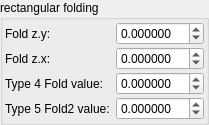
    <widget class="QGroupBox" name="groupBox_2">
     <property name="title">
      <string>rectangular folding</string>
     </property>
     <layout class="QVBoxLayout" name="verticalLayout_4">
      <property name="leftMargin">
       <number>2</number>
      </property>
      <property name="topMargin">
       <number>2</number>
      </property>
      <property name="rightMargin">
       <number>2</number>
      </property>
      <property name="bottomMargin">
       <number>2</number>
      </property>
      <item>
       <layout class="QGridLayout" name="gridLayout_2" columnstretch="0,2">
        <property name="verticalSpacing">
         <number>2</number>
        </property>
        <item row="1" column="1">
         <widget class="MyDoubleSpinBox" name="spinbox3_transf_addition_constant_111_x">
          <property name="sizePolicy">
           <sizepolicy hsizetype="Minimum" vsizetype="Maximum">
            <horstretch>0</horstretch>
            <verstretch>0</verstretch>
           </sizepolicy>
          </property>
          <property name="prefix">
           <string/>
          </property>
          <property name="decimals">
           <number>6</number>
          </property>
          <property name="minimum">
           <double>-99.989999999999995</double>
          </property>
          <property name="singleStep">
           <double>0.100000000000000</double>
          </property>
         </widget>
        </item>
        <item row="0" column="0">
         <widget class="QLabel" name="label_106">
          <property name="text">
           <string>Fold z.y:</string>
          </property>
         </widget>
        </item>
        <item row="1" column="0">
         <widget class="QLabel" name="label_105">
          <property name="text">
           <string>Fold z.x:</string>
          </property>
         </widget>
        </item>
        <item row="2" column="1">
         <widget class="MyDoubleSpinBox" name="spinbox_mandelbox_folding_value">
          <property name="sizePolicy">
           <sizepolicy hsizetype="Minimum" vsizetype="Maximum">
            <horstretch>0</horstretch>
            <verstretch>0</verstretch>
           </sizepolicy>
          </property>
          <property name="prefix">
           <string/>
          </property>
          <property name="decimals">
           <number>6</number>
          </property>
          <property name="minimum">
           <double>-99.989999999999995</double>
          </property>
          <property name="singleStep">
           <double>0.100000000000000</double>
          </property>
         </widget>
        </item>
        <item row="2" column="0">
         <widget class="QLabel" name="label_9">
          <property name="text">
           <string>Type 4 Fold value:</string>
          </property>
         </widget>
        </item>
        <item row="0" column="1">
         <widget class="MyDoubleSpinBox" name="spinbox3_transf_addition_constant_111_y">
          <property name="sizePolicy">
           <sizepolicy hsizetype="Minimum" vsizetype="Maximum">
            <horstretch>0</horstretch>
            <verstretch>0</verstretch>
           </sizepolicy>
          </property>
          <property name="decimals">
           <number>6</number>
          </property>
          <property name="minimum">
           <double>-99.989999999999995</double>
          </property>
          <property name="maximum">
           <double>99.989999999999995</double>
          </property>
          <property name="singleStep">
           <double>0.100000000000000</double>
          </property>
         </widget>
        </item>
        <item row="3" column="0">
         <widget class="QLabel" name="label_11">
          <property name="text">
           <string>Type 5 Fold2 value:</string>
          </property>
         </widget>
        </item>
        <item row="3" column="1">
         <widget class="MyDoubleSpinBox" name="spinbox_transf_offset_2">
          <property name="sizePolicy">
           <sizepolicy hsizetype="Minimum" vsizetype="Maximum">
            <horstretch>0</horstretch>
            <verstretch>0</verstretch>
           </sizepolicy>
          </property>
          <property name="prefix">
           <string/>
          </property>
          <property name="decimals">
           <number>6</number>
          </property>
          <property name="minimum">
           <double>-99.989999999999995</double>
          </property>
          <property name="singleStep">
           <double>0.100000000000000</double>
          </property>
         </widget>
        </item>
       </layout>
      </item>
     </layout>
    </widget>
